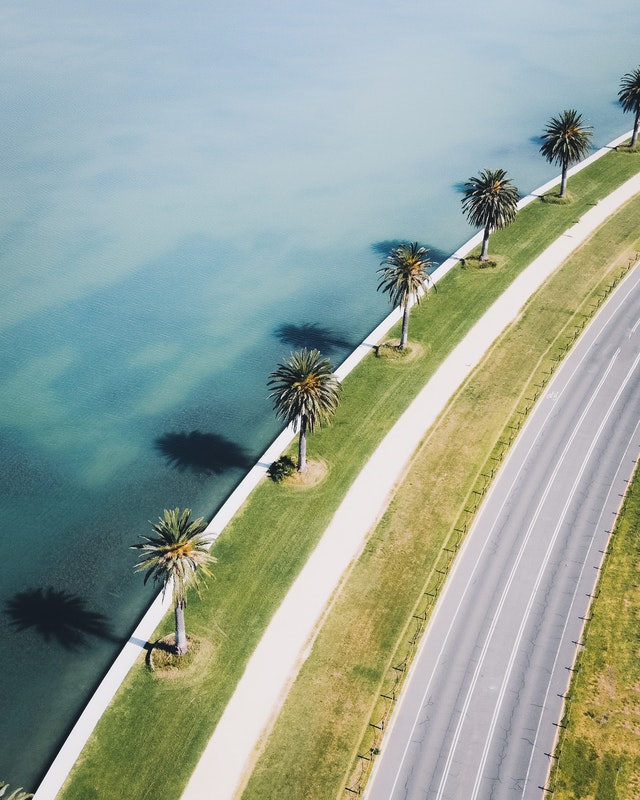
#> input picture Week 11/Albert_Park.jpg, 640 x 800 px
$ jupyter execute --allow-errors worksheet11.ipynb
#> lines starting #> are read from the running program, lines starting #| are printed output that depends on the picture
# COMP90086 Workshop 11

In this workshop, you will have some practice on image segmentation.

Table of Contents

- Pixel Clustering
  - K-means
  - Mean shift

- Superpixel oversegmentation

- Graph-based segmentation
  - Region merging
  - Normalized cuts

- CNN-based segmentation
  - Semantic segmentation
  - Instance segmentation

- Exercises

[cell 1]
# For Anaconda user,
# Install a pip package in the current Jupyter kernel
import sys

[cell 2]
## For colab user, run

#! pip install pixellib

## After the update, You must restart the runtime in order to use newly installed versions.

## Importing the libraries

[cell 3]
import matplotlib.pyplot as plt
import numpy as np
import cv2
import tensorflow as tf
import logging

# Control the logging verbosity
# Suppress verbose Tensorflow logging
tf.get_logger().setLevel(logging.ERROR)
#> (this line was passed over: tensorflow is not available in this run)
# Sets the AutoGraph verbosity level.
tf.autograph.set_verbosity(0)
#> (this line was passed over: tensorflow is not available in this run)
# Verbosity is now 0

from sklearn.cluster import KMeans
from skimage.data import astronaut, coffee
from skimage.color import rgb2gray, label2rgb
from skimage.filters import sobel
from skimage.future import graph
from skimage.segmentation import felzenszwalb, slic, quickshift, watershed
from skimage.segmentation import mark_boundaries
from skimage.util import img_as_float
from sklearn.feature_extraction import image
from sklearn.cluster import spectral_clustering

## 1 Pixel Clustering

This very simple approach to segmentation just involves clustering pixels into K clusters based on their RGB colour value.

There are many different approaches in the field of image segmentation using pixel clustering, such as k-means, agglomerative, and mean-shift. We are going to discuss a popular method, the K-Means Clustering.

K-means clustering aims to partition n observations into k clusters in which each observation belongs to the cluster with the nearest mean (cluster centers or cluster centroid), serving as a prototype of the cluster. A cluster refers to a collection of data points aggregated together because of certain similarities. The diagram below illustrates the process.

<center>K-Means</center>

<center>(Image courtesy: Cierra Andaur)</center>

You can also [interact with and visualise the process of K-Means Algorithm here](https://www.naftaliharris.com/blog/visualizing-k-means-clustering/).

For image segmentation, the clusters here are the different image colors. A practical application might be in the analysis of satellite images. For example, we might want to measure how much forest or desert there is in an area.

To implement K-Means in Python, we use the built-in [KMeans( ) function from sklearn](https://scikit-learn.org/stable/modules/generated/sklearn.cluster.KMeans.html), and specify the number of clusters via the parameter `n_clusters = int (the number of clusters)`.

### (1) Load an image and check the shape

[cell 4]
# Read an image into BGR Format
img =  cv2.imread('Albert_Park.jpg')
#> img is the input picture: shape (800, 640, 3); mean B, G, R 152.7, 164.6, 151.2
# Convert to RGB
img = cv2.cvtColor(img,cv2.COLOR_BGR2RGB)

print("Image shape:", img.shape)
#| Image shape: (800, 640, 3)

plt.imshow(img) # as RGB Format
plt.axis("off")
plt.show()

### (2) Convert a 3D image into a 2D matrix
The kmeans( ) function takes a 2D array as input. Whereas our original image is 3D (width, height and channels), we need to flatten the height and width into a single vector of pixels (3 color values).

[cell 5]
# Reshape the image to a 2D array of pixels and 3 color values
flat_image = img.reshape((-1,3))
# Convert to float
flat_image = np.float32(flat_image)
print(flat_image.shape)
#| (512000, 3)

### (3) K-Means Clustering

[cell 6]
K = 4
kmeans = KMeans(n_clusters=K)
kmeans.fit(flat_image)

[cell 7]
kmeans.cluster_centers_

[cell 8]
# Convert to Integer format
centers = np.uint8(kmeans.cluster_centers_)
print(centers) # In RGB Format

Plot what colours these centres are

[cell 9]
plt.figure(0,figsize=(8,2))

i = 1
for each_col in centers:
    plt.subplot(1,4,i)
    plt.axis("off")
    i+=1

    # Color Swatch
    a = np.zeros((100,100,3),dtype='uint8')
    a[:,:,:] = each_col
    plt.imshow(a)

plt.show()

### (4) Segmentation of the original image (K=4)

[cell 10]
res = centers[kmeans.labels_]
result_image1 = res.reshape((img.shape))

[cell 11]
plt.imshow(result_image1)
plt.title("Segmented Image when K = 4")
plt.axis("off")
plt.show()

### (5) Segmentation of the original image with different K

[cell 12]
# Use different K

# image 2
K = 10
kmeans = KMeans(n_clusters=K)
kmeans.fit(flat_image)
centers = np.uint8(kmeans.cluster_centers_)
res = centers[kmeans.labels_]
result_image2 = res.reshape((img.shape))

# image 3
K = 2
kmeans = KMeans(n_clusters=K)
kmeans.fit(flat_image)
centers = np.uint8(kmeans.cluster_centers_)
res = centers[kmeans.labels_]
result_image3 = res.reshape((img.shape))

[cell 13]
# Plot them out
figure_size = 8
plt.figure(figsize=(figure_size,figure_size))
#original image
plt.subplot(2,2,1),plt.imshow(img)
plt.title('Original Image'), plt.xticks([]), plt.yticks([])
#image 2
plt.subplot(2,2,2),plt.imshow(result_image2)
plt.title('Segmented Image when K = 10'), plt.xticks([]), plt.yticks([])
#image 1
plt.subplot(2,2,3),plt.imshow(result_image1)
plt.title('Segmented Image when K = 4'), plt.xticks([]), plt.yticks([])
#image 3
plt.subplot(2,2,4),plt.imshow(result_image3)
plt.title('Segmented Image when K = 2'), plt.xticks([]), plt.yticks([])
plt.show()

For a more complicated image, the algorithm will need more clusters to pick out the details you want. The number of clusters will depend on how much detail you need to pick out.

### Exercise 1
Implement Pixel Clustering using the Mean-Shift Clustering Algorithm.

[Mean-shift clustering](https://scikit-learn.org/stable/modules/clustering.html#mean-shift) aims to discover “blobs” in a smooth density of samples. It is a centroid-based algorithm, which works by updating candidates for centroids to be the mean of the points within a given region. These candidates are then filtered in a post-processing stage to eliminate near-duplicates to form the final set of centroids.

Different from the K-Means clustering algorithm, mean-shift does not require specifying  the number of clusters in advance. The number of clusters will be determined by algorithm for the data.

It can be implemented via the built-in [MeanShift( ) function from sklearn](https://scikit-learn.org/stable/modules/generated/sklearn.cluster.MeanShift.html).

[cell 14]
from sklearn.cluster import MeanShift, estimate_bandwidth

# Read an image into BGR Format
img =  cv2.imread('256kodim23.png')
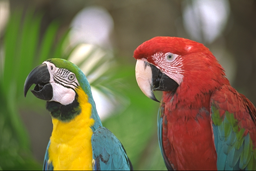
#> input picture Week 11/256kodim23.png, 256 x 171 px
#> img is the input picture: shape (171, 256, 3); mean B, G, R 75.8, 109.6, 121.7
# Convert to RGB
img = cv2.cvtColor(img,cv2.COLOR_BGR2RGB)

# Show the image
plt.imshow(img)
plt.axis("off")
plt.show()

# Reshape the image to a 2D array of pixels and 3 color values
flat_image = img.reshape((-1,3))
# Convert to float
flat_image = np.float32(flat_image)

# Get x,y coordinate values of pixels
x, y = np.meshgrid(np.arange(img.shape[0]),np.arange(img.shape[1]))
x = x.reshape((-1,1))
y = y.reshape((-1,1))
xy = np.concatenate((x,y),axis=1)

# Since the sklearn function only allows one value for bandwidth, we will scale
# the (x,y) values relative to the colour values. This has the same effect as
# using different bandwidth values for space and colour.
xy_scaling = 0.005
xy = xy_scaling*xy

# Combine colour and x,y values
flat_image = np.concatenate((flat_image,xy),axis=1)

print(flat_image.shape)
#| (43776, 5)

[cell 15]
# Compute clustering with MeanShift
# your code

# Segmentation of the original image
# your code

# Plot result
# your code

Try different values for the xy_scaling and bandwidth parameters to see how it changes the result.

## 2 Superpixel-based Segmentation

This approach is based on over-segmenting the image (usually by simple features like colour/edges) and then merging similar regions.

Adapted from the [Docs for scikit-image](https://scikit-image.org/docs/dev/auto_examples/)

### 2.1 Over-segmentation

This demos compares four popular low-level image segmentation methods.  As
it is difficult to obtain good segmentations, and the definition of "good"
often depends on the application, these methods are usually used for obtaining
an oversegmentation, also known as superpixels.

#### Felzenszwalb's efficient graph based segmentation
This fast 2D image segmentation algorithm, proposed in [[1]](http://cs.brown.edu/people/pfelzens/papers/seg-ijcv.pdf) is popular in the
computer vision community.
The algorithm has a single ``scale`` parameter that influences the segment
size. The actual size and number of segments can vary greatly, depending on
local contrast.

#### Quickshift image segmentation

Quickshift is a relatively recent 2D image segmentation algorithm, based on an
approximation of kernelized mean-shift. Therefore it belongs to the family of
local mode-seeking algorithms and is applied to the 5D space consisting of
color information and image location [[2]](https://www.robots.ox.ac.uk/~vedaldi/assets/pubs/vedaldi08quick.pdf).

One of the benefits of quickshift is that it actually computes a
hierarchical segmentation on multiple scales simultaneously.

Quickshift has two main parameters: ``sigma`` controls the scale of the local
density approximation, ``max_dist`` selects a level in the hierarchical
segmentation that is produced. There is also a trade-off between distance in
color-space and distance in image-space, given by ``ratio``.

#### SLIC - K-Means based image segmentation

This algorithm simply performs K-means in the 5d space of color information and
image location and is therefore closely related to quickshift. As the
clustering method is simpler, it is very efficient. It is essential for this
algorithm to work in Lab color space to obtain good results.  The algorithm
quickly gained momentum and is now widely used. See [[3]](https://core.ac.uk/download/pdf/147983593.pdf) for details.  The
``compactness`` parameter trades off color-similarity and proximity, as in the
case of Quickshift, while ``n_segments`` chooses the number of centers for
kmeans.

#### Compact watershed segmentation of gradient images

Instead of taking a color image as input, watershed requires a grayscale
*gradient* image, where bright pixels denote a boundary between regions.
The algorithm views the image as a landscape, with bright pixels forming high
peaks. This landscape is then flooded from the given *markers*, until separate
flood basins meet at the peaks. Each distinct basin then forms a different
image segment. [[4]](https://en.wikipedia.org/wiki/Watershed_%28image_processing%29)

As with SLIC, there is an additional *compactness* argument that makes it
harder for markers to flood faraway pixels. This makes the watershed regions
more regularly shaped. [[5]](https://www.tu-chemnitz.de/etit/proaut/publications/cws_pSLIC_ICPR.pdf)

More information on the functions used below, see:
- [img_as_float( )](https://scikit-image.org/docs/dev/api/skimage.html#skimage.img_as_float) Convert an image to floating point format.
- [felzenszwalb( )](https://scikit-image.org/docs/dev/api/skimage.segmentation.html#skimage.segmentation.felzenszwalb) Computes Felsenszwalb’s efficient graph based image segmentation.
- [slic( )](https://scikit-image.org/docs/dev/api/skimage.segmentation.html#skimage.segmentation.slic) Segments image using k-means clustering in Color-(x,y,z) space.
- [quickshift( )](https://scikit-image.org/docs/dev/api/skimage.segmentation.html#skimage.segmentation.quickshift) Segments image using quickshift clustering in Color-(x,y) space.
- [watershed( )](https://scikit-image.org/docs/dev/api/skimage.segmentation.html#skimage.segmentation.watershed) Find watershed basins in image flooded from given markers.
- [mark_boundaries( )](https://scikit-image.org/docs/dev/api/skimage.segmentation.html#skimage.segmentation.mark_boundaries) Return image with boundaries between labeled regions highlighted.

[cell 16]
# Reshape the astronaut image and convert the image to floating point format.
img = img_as_float(astronaut()[::2, ::2])
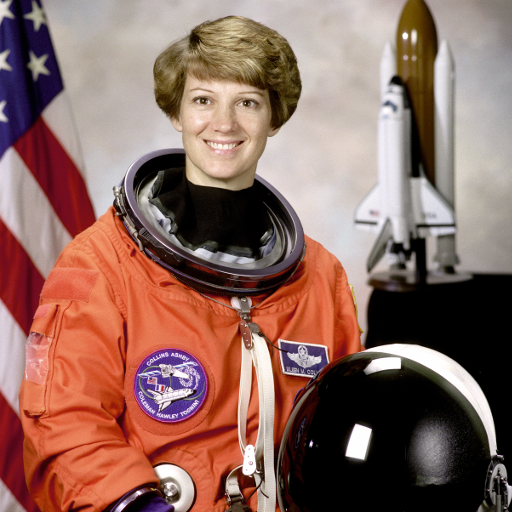
#> input picture skimage.data.astronaut(), 512 x 512 px
#> img: shape (256, 256, 3) float64

# Segments image using different methods
segments_fz = felzenszwalb(img, scale=100, sigma=0.5, min_size=50)
#> segments_fz: shape (256, 256) int64; 194 distinct labels, from 0 to 193
segments_slic = slic(img, n_segments=250, compactness=10, sigma=1,
                     start_label=1)
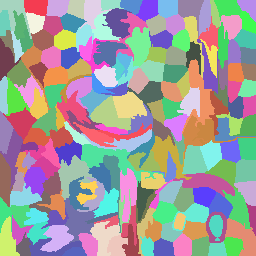
#> segments_slic: shape (256, 256) int64; 196 distinct labels, from 1 to 196; one colour per label, 0 black
segments_quick = quickshift(img, kernel_size=3, max_dist=6, ratio=0.5)
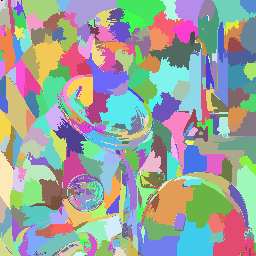
#> segments_quick: shape (256, 256) int64; 695 distinct labels, from 0 to 694; one colour per label, 0 black
gradient = sobel(rgb2gray(img))
segments_watershed = watershed(gradient, markers=250, compactness=0.001)
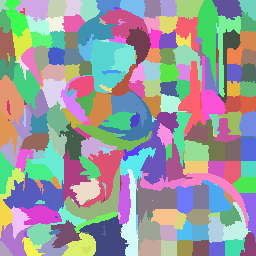
#> segments_watershed: shape (256, 256) int64; 256 distinct labels, from 1 to 256; one colour per label, 0 black

# Count the number of segments
print(f'Felzenszwalb number of segments: {len(np.unique(segments_fz))}')
#| Felzenszwalb number of segments: 194
print(f'SLIC number of segments: {len(np.unique(segments_slic))}')
#| SLIC number of segments: 196
print(f'Quickshift number of segments: {len(np.unique(segments_quick))}')
#| Quickshift number of segments: 695
print(f'Watershed number of segments: {len(np.unique(segments_watershed))}')
#| Watershed number of segments: 256

# Plot them out
figure_size = 8
plt.figure(figsize=(figure_size,figure_size))
# Felzenszwalbs's method
# mark_boundaries allows us to see where we get the end of border of each segment
plt.subplot(2,2,1),plt.imshow(mark_boundaries(img, segments_fz))
plt.title("Felzenszwalbs's method"), plt.axis('off')
# SLIC
plt.subplot(2,2,2),plt.imshow(mark_boundaries(img, segments_slic))
plt.title('SLIC'), plt.axis('off')
# Quickshift
plt.subplot(2,2,3),plt.imshow(mark_boundaries(img, segments_quick))
plt.title('Quickshift'), plt.axis('off')
# Compact watershed
plt.subplot(2,2,4),plt.imshow(mark_boundaries(img, segments_watershed))
plt.title('Compact watershed'), plt.axis('off')
plt.show()

.. [1] Efficient graph-based image segmentation, Felzenszwalb, P.F. and
       Huttenlocher, D.P.  International Journal of Computer Vision, 2004

.. [2] Quick shift and kernel methods for mode seeking,
       Vedaldi, A. and Soatto, S.
       European Conference on Computer Vision, 2008

.. [3] Radhakrishna Achanta, Appu Shaji, Kevin Smith, Aurelien Lucchi,
    Pascal Fua, and Sabine Suesstrunk, SLIC Superpixels Compared to
    State-of-the-art Superpixel Methods, TPAMI, May 2012.

.. [4] https://en.wikipedia.org/wiki/Watershed_%28image_processing%29

.. [5] Peer Neubert & Peter Protzel (2014). Compact Watershed and
       Preemptive SLIC: On Improving Trade-offs of Superpixel Segmentation
       Algorithms. ICPR 2014, pp 996-1001. :DOI:`10.1109/ICPR.2014.181`

## 3 Graph-based Segmentation

Many segmentation approaches treat the image pixels (or superpixels) as a graph and find an optimal segmentation by connecting or disconnecting nodes in the graph.

### 3.1 Region merging

In this section, we will discuss how to utilise the Region Adjacency Graph (RAG) for combining over-segmented regions of an image to obtain better segmentation. The following demo constructs a RAG and progressively merges regions that are similar in color. Merging two adjacent regions produces a new region with all the pixels from the merged regions. Regions are merged until no highly similar region pairs remain.

More information on the functions used below, see:
- [graph.rag_mean_color( )](https://scikit-image.org/docs/dev/api/skimage.future.graph.html#skimage.future.graph.rag_mean_color) Compute the Region Adjacency Graph using mean colors.
- [graph.merge_hierarchical( )](https://scikit-image.org/docs/dev/api/skimage.future.graph.html#skimage.future.graph.merge_hierarchical) Perform hierarchical merging of a RAG.
- [label2rgb( )](https://scikit-image.org/docs/dev/api/skimage.color.html#skimage.color.label2rgb) Return an RGB image where color-coded labels are painted over the image.

[cell 17]
def _weight_mean_color(g, src, dst, n):
    """Callback to handle merging nodes by recomputing mean color.

    The method expects that the mean color of `dst` is already computed.

    Parameters
    ----------
    g : RAG
        The graph under consideration.
    src, dst : int
        The vertices in `graph` to be merged.
    n : int
        A neighbor of `src` or `dst` or both.

    Returns
    -------
    data : dict
        A dictionary with the `"weight"` attribute set as the absolute
        difference of the mean color between node `dst` and `n`.
    """

    diff = g.nodes[dst]['mean color'] - g.nodes[n]['mean color']
    diff = np.linalg.norm(diff)
    return {'weight': diff}


def merge_mean_color(g, src, dst):
    """Callback called before merging two nodes of a mean color distance graph.

    This method computes the mean color of `dst`.

    Parameters
    ----------
    graph : RAG
        The graph under consideration.
    src, dst : int
        The vertices in `graph` to be merged.
    """
    g.nodes[dst]['total color'] += g.nodes[src]['total color']
    g.nodes[dst]['pixel count'] += g.nodes[src]['pixel count']
    g.nodes[dst]['mean color'] = (g.nodes[dst]['total color'] /
                                      g.nodes[dst]['pixel count'])

[cell 18]
# Load the Coffee cup image
img = coffee()
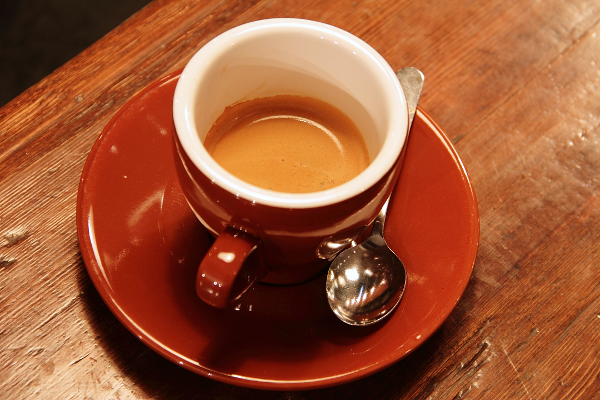
#> input picture skimage.data.coffee(), 600 x 400 px
#> img is the input picture: shape (400, 600, 3); mean R, G, B 158.6, 85.8, 51.5

# Use the SLIC algorithm to segment the input image and obtain the region labels
labels = slic(img, compactness=30, n_segments=400, start_label=1)
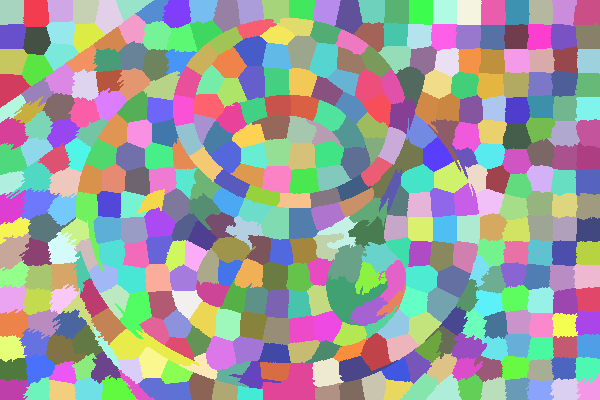
#> labels: shape (400, 600) int64; 417 distinct labels, from 1 to 417; one colour per label, 0 black
# Compute the Region Adjacency Graph using mean colors.
g = graph.rag_mean_color(img, labels)
out = label2rgb(labels, img, kind='avg', bg_label=0)
out = np.uint8(out)

# Perform hierarchical merging of a RAG.
# Greedily merges the most similar pair of nodes until no edges lower than 'thresh' remain.
labels2 = graph.merge_hierarchical(labels, g,
                                   thresh=35, #Regions connected by an edge with weight smaller than thresh are merged.
                                   rag_copy=False,
                                   in_place_merge=True,
                                   merge_func=merge_mean_color,#This function is called before merging two nodes.
                                   weight_func=_weight_mean_color)#The function to compute the new weights of the nodes adjacent to the merged node.
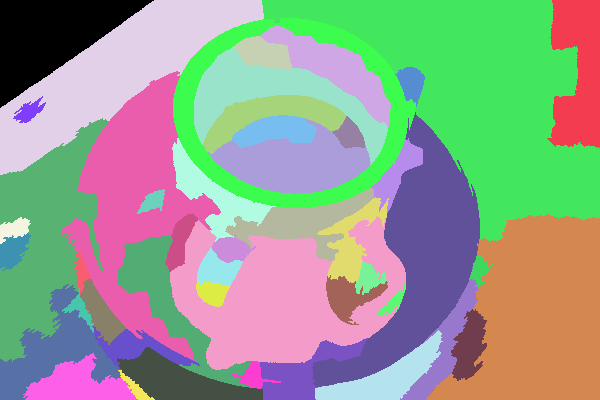
#> labels2: shape (400, 600) int64; 48 distinct labels, from 0 to 47; one colour per label, 0 black

# Return an RGB image where color-coded labels are painted over the image.
out2 = label2rgb(labels2, img, kind='avg', bg_label=0)
out2 = np.uint8(out2)

fig, ax = plt.subplots(nrows=2, sharex=True, sharey=True, figsize=(6, 8))

ax[0].imshow(out)
ax[1].imshow(out2)

for a in ax:
    a.axis('off')

plt.tight_layout()

### 3.2 Normalized cuts

Instead of merging regions, let's try separating regions using normalized cuts. As in the previous example, we first oversegment the image into superpixels and connect them into a Region Adjacency Graph (RAG). Then we cut the graph into regions using Normalized Cuts.

More information on the functions used below, see:
- [graph.cut_normalized( )](https://scikit-image.org/docs/dev/api/skimage.future.graph.html#skimage.future.graph.cut_normalized) Perform Normalized Graph cut on the Region Adjacency Graph.

[cell 19]
img = coffee()

labels = slic(img, compactness=30, n_segments=400,
                            start_label=1)
out = label2rgb(labels, img, kind='avg', bg_label=0)

g = graph.rag_mean_color(img, labels, mode='similarity')
labels_nc = graph.cut_normalized(labels, g)
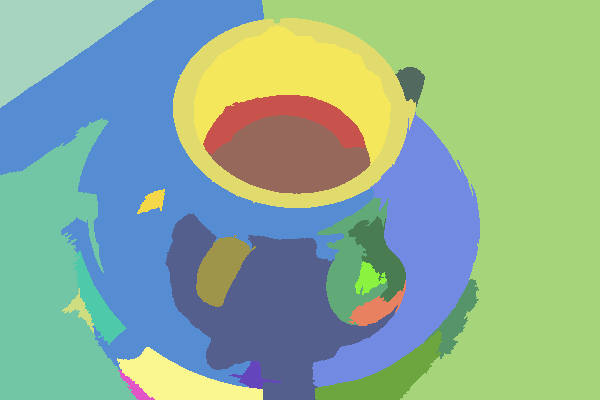
#> labels_nc: shape (400, 600) int64; 24 distinct labels, from 1 to 395; one colour per label, 0 black
out_nc = label2rgb(labels_nc, img, kind='avg', bg_label=0)
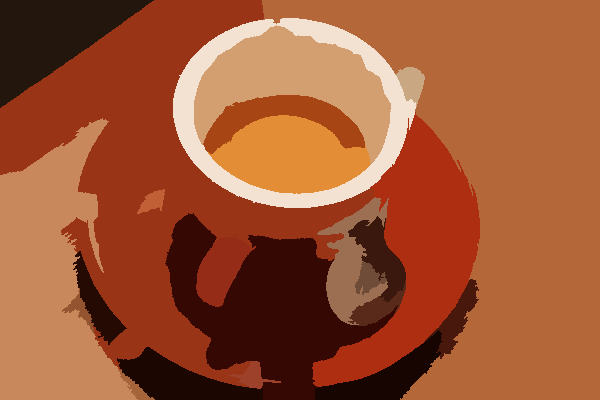
#> out_nc: shape (400, 600, 3); mean R, G, B 158.1, 85.4, 50.8

out = np.uint8(out)
out_nc = np.uint8(out_nc)

# Plot results
fig, ax = plt.subplots(nrows=2, sharex=True, sharey=True, figsize=(6, 8))

ax[0].imshow(out)
ax[1].imshow(out_nc)

for a in ax:
    a.axis('off')

plt.tight_layout()
